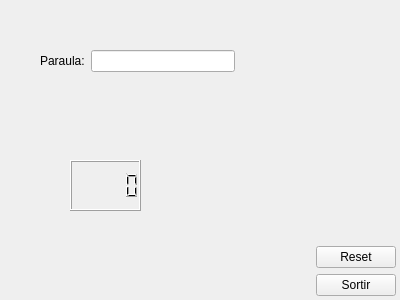
<?xml version="1.0" encoding="UTF-8"?>
<ui version="4.0">
 <class>MyForm</class>
 <widget class="QWidget" name="MyForm">
  <property name="geometry">
   <rect>
    <x>0</x>
    <y>0</y>
    <width>400</width>
    <height>300</height>
   </rect>
  </property>
  <property name="windowTitle">
   <string>Form</string>
  </property>
  <widget class="QLCDNumber" name="lcdNumber">
   <property name="geometry">
    <rect>
     <x>70</x>
     <y>160</y>
     <width>71</width>
     <height>51</height>
    </rect>
   </property>
  </widget>
  <widget class="QWidget" name="">
   <property name="geometry">
    <rect>
     <x>260</x>
     <y>170</y>
     <width>136</width>
     <height>126</height>
    </rect>
   </property>
   <layout class="QHBoxLayout" name="horizontalLayout_2">
    <item>
     <spacer name="horizontalSpacer">
      <property name="orientation">
       <enum>Qt::Horizontal</enum>
      </property>
      <property name="sizeHint" stdset="0">
       <size>
        <width>40</width>
        <height>20</height>
       </size>
      </property>
     </spacer>
    </item>
    <item>
     <layout class="QVBoxLayout" name="verticalLayout_2">
      <item>
       <spacer name="verticalSpacer">
        <property name="orientation">
         <enum>Qt::Vertical</enum>
        </property>
        <property name="sizeHint" stdset="0">
         <size>
          <width>20</width>
          <height>40</height>
         </size>
        </property>
       </spacer>
      </item>
      <item>
       <layout class="QVBoxLayout" name="verticalLayout">
        <item>
         <widget class="QPushButton" name="pushButton">
          <property name="text">
           <string>Reset</string>
          </property>
         </widget>
        </item>
        <item>
         <widget class="QPushButton" name="pushButton_2">
          <property name="text">
           <string>Sortir</string>
          </property>
         </widget>
        </item>
       </layout>
      </item>
     </layout>
    </item>
   </layout>
  </widget>
  <widget class="QWidget" name="">
   <property name="geometry">
    <rect>
     <x>40</x>
     <y>50</y>
     <width>195</width>
     <height>60</height>
    </rect>
   </property>
   <layout class="QVBoxLayout" name="verticalLayout_3">
    <item>
     <layout class="QHBoxLayout" name="horizontalLayout">
      <item>
       <widget class="QLabel" name="label">
        <property name="text">
         <string>Paraula:</string>
        </property>
       </widget>
      </item>
      <item>
       <widget class="MyLineEdit" name="lineEdit">
        <property name="inputMask">
         <string>AAAAAAAAAAAA</string>
        </property>
       </widget>
      </item>
     </layout>
    </item>
    <item>
     <widget class="QLabel" name="label_2">
      <property name="text">
       <string/>
      </property>
     </widget>
    </item>
   </layout>
  </widget>
 </widget>
 <customwidgets>
  <customwidget>
   <class>MyLineEdit</class>
   <extends>QLineEdit</extends>
   <header>MyLineEdit.h</header>
   <slots>
    <signal>enviaText(QString)</signal>
    <signal>enviaNombreErrors(int)</signal>
    <slot>omplirLabel()</slot>
    <slot>reset()</slot>
   </slots>
  </customwidget>
 </customwidgets>
 <resources/>
 <connections>
  <connection>
   <sender>pushButton_2</sender>
   <signal>clicked()</signal>
   <receiver>MyForm</receiver>
   <slot>close()</slot>
   <hints>
    <hint type="sourcelabel">
     <x>356</x>
     <y>275</y>
    </hint>
    <hint type="destinationlabel">
     <x>221</x>
     <y>259</y>
    </hint>
   </hints>
  </connection>
  <connection>
   <sender>pushButton</sender>
   <signal>clicked()</signal>
   <receiver>lineEdit</receiver>
   <slot>clear()</slot>
   <hints>
    <hint type="sourcelabel">
     <x>329</x>
     <y>234</y>
    </hint>
    <hint type="destinationlabel">
     <x>162</x>
     <y>54</y>
    </hint>
   </hints>
  </connection>
  <connection>
   <sender>pushButton</sender>
   <signal>clicked()</signal>
   <receiver>label_2</receiver>
   <slot>clear()</slot>
   <hints>
    <hint type="sourcelabel">
     <x>377</x>
     <y>235</y>
    </hint>
    <hint type="destinationlabel">
     <x>85</x>
     <y>102</y>
    </hint>
   </hints>
  </connection>
  <connection>
   <sender>lineEdit</sender>
   <signal>enviaText(QString)</signal>
   <receiver>label_2</receiver>
   <slot>setText(QString)</slot>
   <hints>
    <hint type="sourcelabel">
     <x>157</x>
     <y>71</y>
    </hint>
    <hint type="destinationlabel">
     <x>92</x>
     <y>104</y>
    </hint>
   </hints>
  </connection>
  <connection>
   <sender>lineEdit</sender>
   <signal>textEdited(QString)</signal>
   <receiver>lineEdit</receiver>
   <slot>omplirLabel()</slot>
   <hints>
    <hint type="sourcelabel">
     <x>227</x>
     <y>74</y>
    </hint>
    <hint type="destinationlabel">
     <x>223</x>
     <y>70</y>
    </hint>
   </hints>
  </connection>
  <connection>
   <sender>pushButton</sender>
   <signal>clicked()</signal>
   <receiver>lineEdit</receiver>
   <slot>reset()</slot>
   <hints>
    <hint type="sourcelabel">
     <x>375</x>
     <y>234</y>
    </hint>
    <hint type="destinationlabel">
     <x>184</x>
     <y>62</y>
    </hint>
   </hints>
  </connection>
  <connection>
   <sender>lineEdit</sender>
   <signal>enviaNombreErrors(int)</signal>
   <receiver>lcdNumber</receiver>
   <slot>display(int)</slot>
   <hints>
    <hint type="sourcelabel">
     <x>110</x>
     <y>54</y>
    </hint>
    <hint type="destinationlabel">
     <x>110</x>
     <y>188</y>
    </hint>
   </hints>
  </connection>
 </connections>
</ui>
